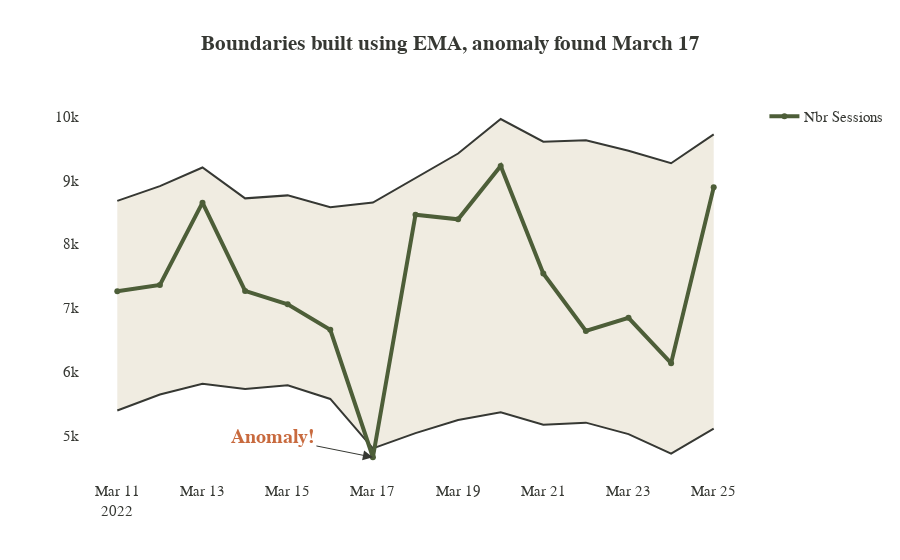

Notebook code cell kept with this figure:
### Code cell
anomaly_df = df.copy()
anomaly_date = '2022-03-17'
anomaly_df.loc[anomaly_df.date == anomaly_date, 'nbr_sessions'] -= 1500

dates, orig, lower, upper = [], [], [], []

for d in check_dates:
    subset_df = anomaly_df[anomaly_df.date <= d].tail(15).copy()
    values = subset_df.nbr_sessions.values
    dates.append(subset_df.date.tolist()[-1])
    orig.append(values[-1])
    e = ema(values)
    s = std(values)
    lower.append(e - s * 2)
    upper.append(e + s * 2)

fig = go.Figure([
    go.Scatter(x=dates, y=lower, mode='lines', marker={'color': black}, name='upper', showlegend=False),
    go.Scatter(
        x=dates, y=upper, mode='lines', marker={'color': black}, name='upper', 
        fill='tonexty', fillcolor='rgba(240,236,225,20)', showlegend=False
    ),
    go.Scatter(
        x=dates, y=orig, name='Nbr Sessions', line={'width': 4, 'color': dgreen},
        text=df[df.date.isin(dates)].weekday
        ),
])
fig.update_layout(title='<b>Boundaries built using EMA, anomaly found March 17</b>')
fig = clean_fig(fig)
fig.add_annotation(
    x=anomaly_date, y=anomaly_df.loc[anomaly_df.date == anomaly_date, 'nbr_sessions'].values[0],
    text='<b>Anomaly!</b>', ax=-100, ay=-20,
    showarrow=True, arrowhead=2, arrowsize=2, arrowcolor=black, 
    font={'family': 'Times New Roman', 'size': 20, 'color': orange}
)
write_image(fig, 'ema_boundaries')
fig.show()

### Figure 1 — Plotly figure (JSON) as saved in the notebook; plotly's stock layout.template omitted (floating-point values rounded to 4 significant figures)
{"data": [{"marker": {"color": "#363833"}, "mode": "lines", "name": "upper", "showlegend": false, "type": "scatter", "x": ["2022-03-11T00:00:00", "2022-03-12T00:00:00", "2022-03-13T00:00:00", "2022-03-14T00:00:00", "2022-03-15T00:00:00", "2022-03-16T00:00:00", "2022-03-17T00:00:00", "2022-03-18T00:00:00", "2022-03-19T00:00:00", "2022-03-20T00:00:00", "2022-03-21T00:00:00", "2022-03-22T00:00:00", "2022-03-23T00:00:00", "2022-03-24T00:00:00", "2022-03-25T00:00:00"], "y": [5394.0, 5645.0, 5811.0, 5731.0, 5789.0, 5575.0, 4800.0, 5039.0, 5246.0, 5365.0, 5170.0, 5203.0, 5024.0, 4718.0, 5109.0]}, {"fill": "tonexty", "fillcolor": "rgba(240,236,225,20)", "marker": {"color": "#363833"}, "mode": "lines", "name": "upper", "showlegend": false, "type": "scatter", "x": ["2022-03-11T00:00:00", "2022-03-12T00:00:00", "2022-03-13T00:00:00", "2022-03-14T00:00:00", "2022-03-15T00:00:00", "2022-03-16T00:00:00", "2022-03-17T00:00:00", "2022-03-18T00:00:00", "2022-03-19T00:00:00", "2022-03-20T00:00:00", "2022-03-21T00:00:00", "2022-03-22T00:00:00", "2022-03-23T00:00:00", "2022-03-24T00:00:00", "2022-03-25T00:00:00"], "y": [8679.0, 8910.0, 9203.0, 8719.0, 8765.0, 8578.0, 8652.0, 9042.0, 9421.0, 9962.0, 9606.0, 9628.0, 9464.0, 9269.0, 9721.0]}, {"line": {"color": "#4d5e38", "width": 4}, "name": "Nbr Sessions", "text": ["Friday", "Saturday", "Sunday", "Monday", "Tuesday", "Wednesday", "Thursday", "Friday", "Saturday", "Sunday", "Monday", "Tuesday", "Wednesday", "Thursday", "Friday"], "type": "scatter", "x": ["2022-03-11T00:00:00", "2022-03-12T00:00:00", "2022-03-13T00:00:00", "2022-03-14T00:00:00", "2022-03-15T00:00:00", "2022-03-16T00:00:00", "2022-03-17T00:00:00", "2022-03-18T00:00:00", "2022-03-19T00:00:00", "2022-03-20T00:00:00", "2022-03-21T00:00:00", "2022-03-22T00:00:00", "2022-03-23T00:00:00", "2022-03-24T00:00:00", "2022-03-25T00:00:00"], "y": [7262, 7361, 8651, 7268, 7058, 6659, 4661, 8463, 8390, 9226, 7542, 6640, 6846, 6136, 8891]}], "layout": {"annotations": [{"arrowcolor": "#363833", "arrowhead": 2, "arrowsize": 2, "ax": -100, "ay": -20, "font": {"color": "#c86a3e", "family": "Times New Roman", "size": 20}, "showarrow": true, "text": "<b>Anomaly!</b>", "x": "2022-03-17", "y": 4661}], "coloraxis": {"showscale": false}, "font": {"color": "#363833", "family": "Arial", "size": 15}, "plot_bgcolor": "#FFF", "title": {"font": {"family": "Times New Roman"}, "text": "<b>Boundaries built using EMA, anomaly found March 17</b>", "x": 0.5}}}
